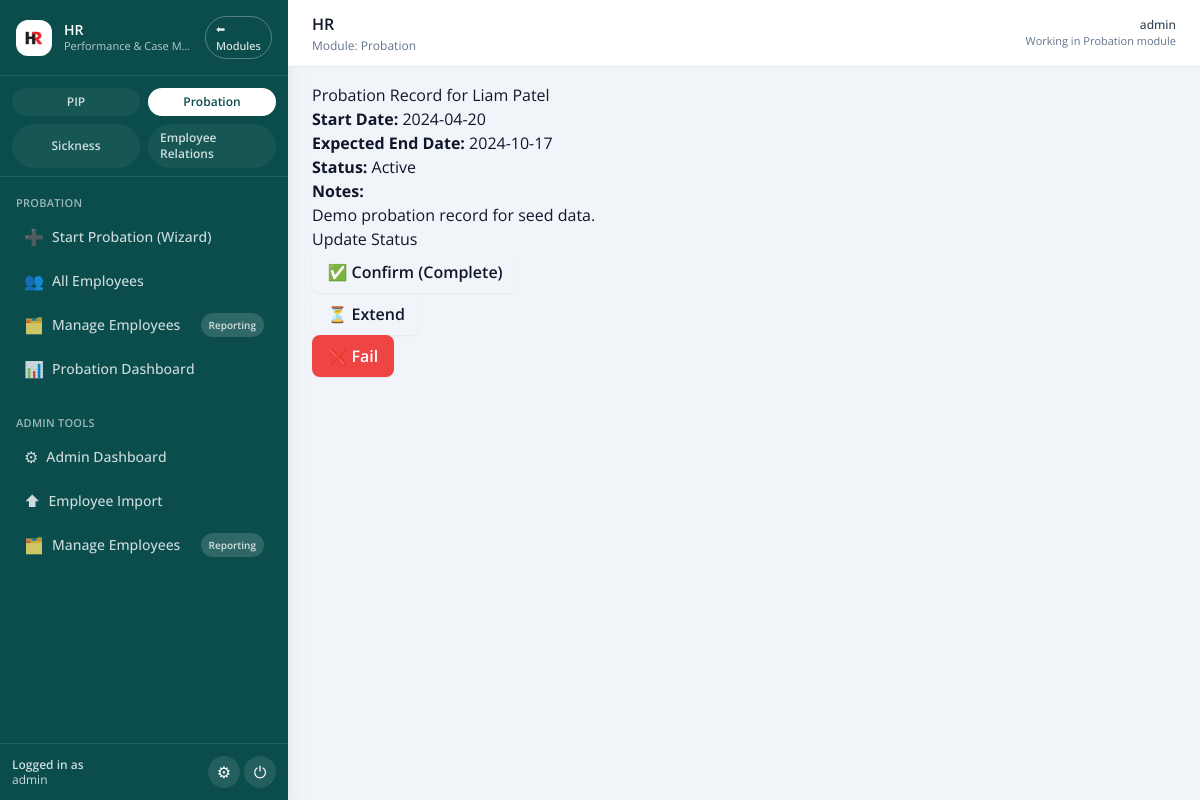
Page /probation/2 (signed in) on the committed database.
### pip_app/models.py (models this page shows, shortened)
class User(db.Model, UserMixin):
    id = db.Column(db.Integer, primary_key=True)
    username = db.Column(db.String(80), unique=True, nullable=False)
    email = db.Column(db.String(120), unique=True, nullable=False)
    password_hash = db.Column(db.String(200), nullable=False)
    admin_level = db.Column(db.Integer, default=0)  # 0 = line mgr, 1 = admin, 2 = superuser
    team_id = db.Column(db.Integer, nullable=True)
    def is_superuser(self):
        return self.admin_level == 2

class Employee(db.Model):
    id = db.Column(db.Integer, primary_key=True)
    first_name = db.Column(db.String(100))
    last_name = db.Column(db.String(100))
    job_title = db.Column(db.String(100))
    line_manager = db.Column(db.String(100))
    service = db.Column(db.String(100))
    start_date = db.Column(db.Date)
    team_id = db.Column(db.Integer)
    email = db.Column(db.String(120), nullable=True)
    employment_status = db.Column(db.String(20), nullable=False, default="Active")
    is_leaver = db.Column(db.Boolean, nullable=False, default=False)
    leaving_date = db.Column(db.Date, nullable=True)
    leaving_reason_category = db.Column(db.String(100), nullable=True)
    leaving_reason_detail = db.Column(db.Text, nullable=True)
    leaving_notes = db.Column(db.Text, nullable=True)
    marked_as_leaver_at = db.Column(db.DateTime, nullable=True)
    marked_as_leaver_by = db.Column(db.String(120), nullable=True)
    reactivated_at = db.Column(db.DateTime, nullable=True)
    reactivated_by = db.Column(db.String(120), nullable=True)
    pips = db.relationship("PIPRecord", back_populates="employee", lazy=True)

class ProbationRecord(db.Model):
    id = db.Column(db.Integer, primary_key=True)
    employee_id = db.Column(
        db.Integer, db.ForeignKey("employee.id"), nullable=False
    )
    start_date = db.Column(db.Date, nullable=False)
    expected_end_date = db.Column(db.Date, nullable=False)
    status = db.Column(
        db.String(50), default="Active"
    )  # Active, Extended, Completed, Failed
    notes = db.Column(db.Text)
    created_at = db.Column(db.DateTime, default=datetime.utcnow)
    last_updated = db.Column(
        db.DateTime, default=datetime.utcnow, onupdate=datetime.utcnow
    )
    reviews = db.relationship(
        "ProbationReview",
        backref="probation",
        lazy=True,
        cascade="all, delete-orphan",
    )
    plans = db.relationship(
        "ProbationPlan",
        backref="probation",
        lazy=True,
        cascade="all, delete-orphan",
    )
    employee = db.relationship(
        "Employee", backref=db.backref("probation_records", lazy=True)
    )

### old files/app - 050226.py (the view)
@app.route('/probation/<int:id>')
@login_required
def view_probation(id):
    probation = ProbationRecord.query.get_or_404(id)
    employee = probation.employee
    return render_template('view_probation.html', probation=probation, employee=employee)

### templates/view_probation.html
{% extends 'base.html' %}
{% block content %}
<h2>Probation Record for {{ employee.first_name }} {{ employee.last_name }}</h2>
<p><strong>Start Date:</strong> {{ probation.start_date }}</p>
<p><strong>Expected End Date:</strong> {{ probation.expected_end_date }}</p>
<p><strong>Status:</strong> {{ probation.status }}</p>
<p><strong>Notes:</strong><br>{{ probation.notes }}</p>
<h3>Update Status</h3>
<form method="post" action="{{ url_for('update_probation_status', id=probation.id, new_status='Completed') }}">
    <button type="submit" class="btn btn-success">✅ Confirm (Complete)</button>
</form>
<form method="post" action="{{ url_for('update_probation_status', id=probation.id, new_status='Extended') }}">
    <button type="submit" class="btn btn-warning">⏳ Extend</button>
</form>
<form method="post" action="{{ url_for('update_probation_status', id=probation.id, new_status='Failed') }}">
    <button type="submit" class="btn btn-danger">❌ Fail</button>
</form>
{% endblock %}

### templates/base.html (shortened to what this page needs)
<!doctype html>
<html lang="en">
<head>
  <script src="https://cdn.tailwindcss.com"></script>
  <link rel="stylesheet" href="{{ url_for('static', filename='css/tokens.css') }}">
  <link rel="stylesheet" href="{{ url_for('static', filename='css/ui.css') }}">
</head>
<body class="bg-slate-100 text-slate-900">
{% set is_logged_in = current_user.is_authenticated if current_user is defined else False %}
{% set current_endpoint = request.endpoint or '' %}
{% set active_module = (active_module|default(None)) or session.get('active_module') %}
{% set layout = (layout|default('')) %}
{% set hide_sidebar = ((hide_sidebar if hide_sidebar is defined else False) or (not is_logged_in) or (layout == 'fullscreen')) %}
<div class="min-h-screen flex bg-slate-100">
  {% if is_logged_in and not hide_sidebar %}
    <aside class="flex flex-col w-72 bg-[#0a4d4c] text-white shadow-xl">
      <div class="px-4 py-4 border-b border-white/10 flex items-center justify-between gap-3">
        <div class="flex items-center gap-3 min-w-0">
          <div class="h-9 w-9 rounded-xl bg-white flex items-center justify-center shrink-0">
            <img src="{{ url_for('static', filename='images/logo.avif') }}"
                 alt="HR" class="h-8 w-8 rounded-lg object-cover">
          </div>
          <div class="min-w-0">
            <div class="text-sm font-semibold leading-tight truncate">HR</div>
            <div class="text-[11px] text-white/70 truncate">Performance &amp; Case Management</div>
          </div>
        </div>
        <a href="{{ url_for('main.home') }}"
           class="inline-flex items-center justify-center rounded-full border border-white/30 px-2.5 py-1 text-[11px] font-medium text-white/90 hover:bg-white/10">
          ⬅ Modules
        </a>
      </div>
      <div class="px-3 pt-3 pb-2 border-b border-white/10">
        <div class="grid grid-cols-2 gap-2">
          <a href="{{ url_for('dashboard') }}"
             class="inline-flex items-center justify-center gap-1.5 rounded-full px-3 py-1.5 text-[11px] font-semibold
                    {% if active_module == 'PIP' %}
                      bg-white text-[#0a4d4c]
                    {% else %}
                      bg-white/5 text-white/80 hover:bg-white/10
                    {% endif %}">
            <span class="text-xs">PIP</span>
          </a>
          <a href="{{ url_for('probation_dashboard') }}"
             class="inline-flex items-center justify-center gap-1.5 rounded-full px-3 py-1.5 text-[11px] font-semibold
                    {% if active_module == 'Probation' %}
                      bg-white text-[#0a4d4c]
                    {% else %}
                      bg-white/5 text-white/80 hover:bg-white/10
                    {% endif %}">
            <span class="text-xs">Probation</span>
          </a>
          <a href="{{ url_for('sickness_dashboard') }}"
             class="inline-flex items-center justify-center gap-1.5 rounded-full px-3 py-1.5 text-[11px] font-semibold
                    {% if active_module == 'Sickness' %}
                      bg-white text-[#0a4d4c]
                    {% else %}
                      bg-white/5 text-white/80 hover:bg-white/10
                    {% endif %}">
            <span class="text-xs">Sickness</span>
          </a>
          {% if current_user.is_superuser() %}
          <a href="{{ url_for('employee_relations.dashboard') }}"
             class="inline-flex items-center justify-center gap-1.5 rounded-full px-3 py-1.5 text-[11px] font-semibold
                    {% if active_module == 'Employee Relations' %}
                      bg-white text-[#0a4d4c]
                    {% else %}
                      bg-white/5 text-white/80 hover:bg-white/10
                    {% endif %}">
            <span class="text-xs">Employee Relations</span>
          </a>
          {% endif %}
        </div>
      </div>
      <nav class="flex-1 overflow-y-auto px-3 py-4 space-y-6 text-sm">
        {% if active_module == 'Probation' %}
          <div>
            <div class="px-1 text-[11px] font-semibold uppercase tracking-wide text-white/60 mb-1">
              Probation
            </div>
            <ul class="space-y-1">
              <li>
                <a href="{{ url_for('probation_create_wizard') }}"
                   class="flex items-center gap-2 rounded-xl px-3 py-2
                          {% if 'probation_create_wizard' in current_endpoint %}
                            bg-white text-[#0a4d4c]
                          {% else %}
                            text-white/80 hover:bg-white/10
                          {% endif %}">
                  <span class="text-base">➕</span>
                  <span class="text-sm font-medium">Start Probation (Wizard)</span>
                </a>
              </li>
              <li>
                <a href="{{ url_for('employee_list') }}"
                   class="flex items-center gap-2 rounded-xl px-3 py-2
                          {% if current_endpoint == 'employee_list' %}
                            bg-white text-[#0a4d4c]
                          {% else %}
                            text-white/80 hover:bg-white/10
                          {% endif %}">
                  <span class="text-base">👥</span>
                  <span class="text-sm font-medium">All Employees</span>
                </a>
              </li>
              <li>
                <a href="{{ url_for('manage_employee.index') }}"
                   class="flex items-center justify-between gap-2 rounded-xl px-3 py-2
                          {% if current_endpoint.startswith('manage_employee.') %}
                            bg-white text-[#0a4d4c]
                          {% else %}
                            text-white/80 hover:bg-white/10
                          {% endif %}">
                  <span class="flex items-center gap-2 min-w-0">
                    <span class="text-base">🗂️</span>
                    <span class="text-sm font-medium">Manage Employees</span>
                  </span>
                  <span class="rounded-full px-2 py-0.5 text-[10px] font-semibold
                               {% if current_endpoint == 'manage_employee.reporting' %}
                                 bg-[#0a4d4c] text-white
                               {% else %}
                                 bg-white/15 text-inherit
                               {% endif %}">
                    Reporting
                  </span>
                </a>
              </li>
              <li>
                <a href="{{ url_for('probation_dashboard') }}"
                   class="flex items-center gap-2 rounded-xl px-3 py-2
                          {% if current_endpoint == 'probation_dashboard' %}
                            bg-white text-[#0a4d4c]
                          {% else %}
                            text-white/80 hover:bg-white/10
                          {% endif %}">
                  <span class="text-base">📊</span>
                  <span class="text-sm font-medium">Probation Dashboard</span>
                </a>
              </li>
            </ul>
          </div>
        {% endif %}
        {% if current_user.is_superuser() %}
          <div>
            <div class="px-1 text-[11px] font-semibold uppercase tracking-wide text-white/60 mb-1">
              Admin Tools
            </div>
            <ul class="space-y-1">
              <li>
                <a href="{{ url_for('admin_dashboard') }}"
                   class="flex items-center gap-2 rounded-xl px-3 py-2
                          {% if current_endpoint == 'admin_dashboard' %}
                            bg-white text-[#0a4d4c]
                          {% else %}
                            text-white/80 hover:bg-white/10
                          {% endif %}">
                  <span class="text-base">⚙</span>
                  <span class="text-sm font-medium">Admin Dashboard</span>
                </a>
              </li>
              <li>
                <a href="{{ url_for('employee_import') }}"
                   class="flex items-center gap-2 rounded-xl px-3 py-2
                          {% if current_endpoint == 'employee_import' %}
                            bg-white text-[#0a4d4c]
                          {% else %}
                            text-white/80 hover:bg-white/10
                          {% endif %}">
                  <span class="text-base">⬆</span>
                  <span class="text-sm font-medium">Employee Import</span>
                </a>
              </li>
              <li>
                <a href="{{ url_for('manage_employee.index') }}"
                   class="flex items-center justify-between gap-2 rounded-xl px-3 py-2
                          {% if current_endpoint.startswith('manage_employee.') %}
                            bg-white text-[#0a4d4c]
                          {% else %}
                            text-white/80 hover:bg-white/10
                          {% endif %}">
                  <span class="flex items-center gap-2 min-w-0">
                    <span class="text-base">🗂️</span>
                    <span class="text-sm font-medium">Manage Employees</span>
                  </span>
                  <span class="rounded-full px-2 py-0.5 text-[10px] font-semibold
                               {% if current_endpoint == 'manage_employee.reporting' %}
                                 bg-[#0a4d4c] text-white
                               {% else %}
                                 bg-white/15 text-inherit
                               {% endif %}">
                    Reporting
                  </span>
                </a>
              </li>
            </ul>
          </div>
        {% endif %}
      </nav>
      <div class="px-3 py-3 border-t border-white/10">
        <div class="flex items-center justify-between gap-2">
          <div class="text-xs text-white/80 leading-tight min-w-0">
            <div class="font-semibold">Logged in as</div>
            <div class="truncate">{{ current_user.username }}</div>
          </div>
          <div class="flex items-center gap-1">
            {% if current_user.is_superuser() %}
              <a href="{{ url_for('admin_dashboard') }}"
                 class="inline-flex items-center justify-center rounded-full bg-white/10 hover:bg-white/20 h-8 w-8 text-base"
                 title="Admin Tools">
                ⚙
              </a>
            {% endif %}
            <form action="{{ url_for('auth.logout') }}" method="post">
              <button type="submit"
                      class="inline-flex items-center justify-center rounded-full bg-white/10 hover:bg-white/20 h-8 w-8 text-base"
                      title="Logout">
                ⏻
              </button>
            </form>
          </div>
        </div>
      </div>
    </aside>
  {% endif %}
  <div class="flex-1 flex flex-col min-w-0">
    <header class="w-full border-b border-slate-200 bg-white">
      <div class="px-4 sm:px-6 py-3 flex items-center justify-between gap-3">
        <div class="flex items-center gap-3">
          <div>
            {% block page_title %}
              <h1 class="text-base font-semibold text-slate-900">
                HR
              </h1>
            {% endblock %}
            {% if is_logged_in and active_module %}
              <p class="text-xs text-slate-500 mt-0.5">
                Module: {{ active_module }}
              </p>
            {% endif %}
          </div>
        </div>
        {% if is_logged_in %}
          <div class="hidden md:flex items-center gap-4 text-xs text-slate-500">
            <div class="text-right">
              <div class="font-medium text-slate-700">{{ current_user.username }}</div>
              {% if active_module %}
                <div class="text-[11px] text-slate-500">Working in {{ active_module }} module</div>
              {% endif %}
            </div>
          </div>
        {% endif %}
      </div>
    </header>
    <div class="px-4 sm:px-6 pt-4">
    </div>
    <main class="flex-1 min-w-0 px-4 sm:px-6 pb-8">
      {% block content %}{% endblock %}
    </main>
  </div>
</div>
</body>
</html>

### rows in the picture
User: username "admin"
Employee: first_name "Liam", last_name "Patel"
ProbationRecord: start_date "2024-04-20", expected_end_date "2024-10-17", status "Active", notes "Demo probation record for seed data."

### other values in the picture
{{ active_module }} "Probation"
